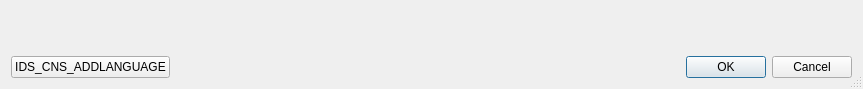
<?xml version="1.0" encoding="UTF-8"?>
<ui version="4.0">
 <class>LocalizeStringDialog</class>
 <widget class="QDialog" name="LocalizeStringDialog">
  <property name="geometry">
   <rect>
    <x>0</x>
    <y>0</y>
    <width>863</width>
    <height>89</height>
   </rect>
  </property>
  <property name="minimumSize">
   <size>
    <width>500</width>
    <height>0</height>
   </size>
  </property>
  <property name="windowTitle">
   <string comment="res">IDS_CNS_TRANSLATE</string>
  </property>
  <property name="sizeGripEnabled">
   <bool>true</bool>
  </property>
  <layout class="QGridLayout" name="gridLayout">
   <item row="0" column="0">
    <layout class="QVBoxLayout" name="verticalLayout">
     <property name="sizeConstraint">
      <enum>QLayout::SetDefaultConstraint</enum>
     </property>
     <item>
      <layout class="QGridLayout" name="mainGrid">
       <property name="sizeConstraint">
        <enum>QLayout::SetDefaultConstraint</enum>
       </property>
      </layout>
     </item>
     <item>
      <spacer name="verticalSpacer">
       <property name="orientation">
        <enum>Qt::Vertical</enum>
       </property>
       <property name="sizeHint" stdset="0">
        <size>
         <width>20</width>
         <height>40</height>
        </size>
       </property>
      </spacer>
     </item>
     <item>
      <layout class="QHBoxLayout" name="horizontalLayout">
       <item>
        <widget class="QPushButton" name="addLanguageButton">
         <property name="text">
          <string comment="res">IDS_CNS_ADDLANGUAGE</string>
         </property>
        </widget>
       </item>
       <item>
        <widget class="QDialogButtonBox" name="buttonBox">
         <property name="orientation">
          <enum>Qt::Horizontal</enum>
         </property>
         <property name="standardButtons">
          <set>QDialogButtonBox::Cancel|QDialogButtonBox::Ok</set>
         </property>
        </widget>
       </item>
      </layout>
     </item>
    </layout>
   </item>
  </layout>
 </widget>
 <resources/>
 <connections>
  <connection>
   <sender>buttonBox</sender>
   <signal>accepted()</signal>
   <receiver>LocalizeStringDialog</receiver>
   <slot>accept()</slot>
   <hints>
    <hint type="sourcelabel">
     <x>400</x>
     <y>282</y>
    </hint>
    <hint type="destinationlabel">
     <x>157</x>
     <y>274</y>
    </hint>
   </hints>
  </connection>
  <connection>
   <sender>buttonBox</sender>
   <signal>rejected()</signal>
   <receiver>LocalizeStringDialog</receiver>
   <slot>reject()</slot>
   <hints>
    <hint type="sourcelabel">
     <x>316</x>
     <y>260</y>
    </hint>
    <hint type="destinationlabel">
     <x>286</x>
     <y>274</y>
    </hint>
   </hints>
  </connection>
  <connection>
   <sender>addLanguageButton</sender>
   <signal>pressed()</signal>
   <receiver>LocalizeStringDialog</receiver>
   <slot>AddLanguagePressed()</slot>
   <hints>
    <hint type="sourcelabel">
     <x>78</x>
     <y>270</y>
    </hint>
    <hint type="destinationlabel">
     <x>242</x>
     <y>146</y>
    </hint>
   </hints>
  </connection>
 </connections>
 <slots>
  <slot>AddLanguagePressed()</slot>
 </slots>
</ui>
